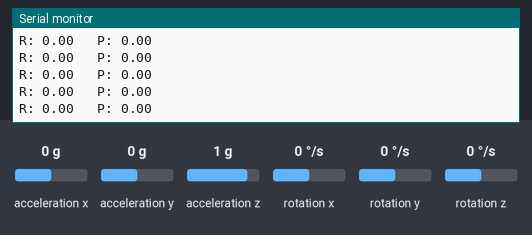
The sketch below on a simulated Arduino Uno, built with avr-gcc and run on an emulated ATmega328P. Parts: the last lines printed to the serial monitor. Wiring (inferred from the names in the program): MPU-6050 motion sensor at I2C address 0x68. The test bench sets the inputs (shaded band); at power-on: acceleration x 0 g, acceleration y 0 g, rotation y 0 °/s, rotation z 0 °/s, acceleration z 1 g, rotation x 0 °/s.

Above: at 2.0 s.
2.1 s: acceleration x set to -1.4 g
At 3.0 s:
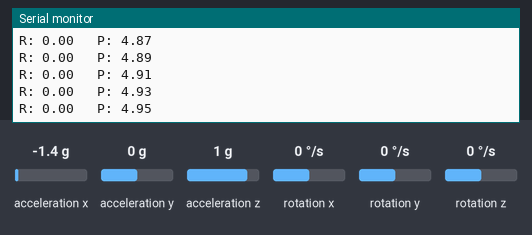
5.1 s: acceleration y set to -1.4 g
At 5.9 s:
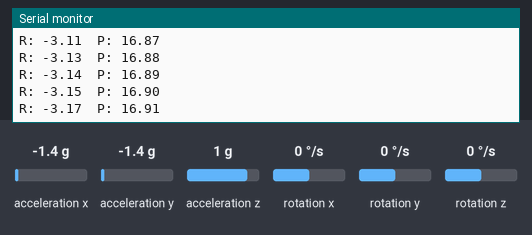
6.6 s: rotation y set to -192 °/s
At 7.1 s:
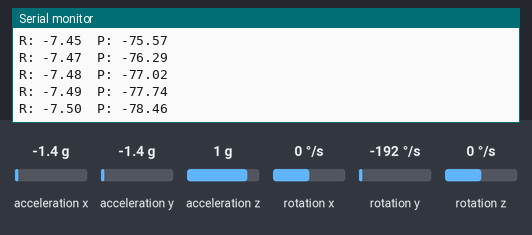
8.1 s: rotation z set to -192 °/s
At 8.8 s:
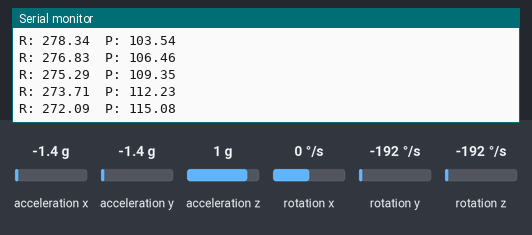
Timing chart, 0 to 10.4 s (numbered marks = the images above; inputs shaded):
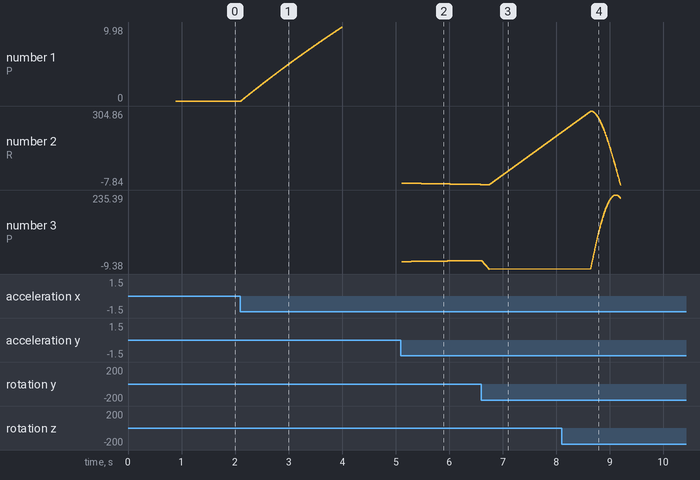

The sketch:

MPU6050.ino
```cpp
#include "mpu.h"
#include <Wire.h>                       // Include the Wire.h library so we can communicate with the gyro.

MPU mpu;
float roll = 0.0, pitch = 0.0, roll_output = 0, pitch_output = 0, roll_acc = 0.0, pitch_acc = 0.0;
float gyro_roll = 0.0, gyro_pitch = 0.0, gyro_yaw = 0.0;
long ax, ay, az, acc_total;
float gx, gy, gz;
int count = 0;
int time1 = 0;

void setup() {
    Serial.begin(57600);

    Wire.begin();

    int status = mpu.begin();
    if (status < 0) {
        Serial.println("MPU initialization failed.");
        while (1){}
    }
    mpu.setGyroRange(MPU::GYRO_RANGE_500DPS);
	  mpu.setAccRange(MPU::ACC_RANGE_8G);
	  mpu.setDLPFBandwidth(MPU::DLPF_BANDWIDTH_41HZ);
	  delay(10);

	//计算 MPU gyro 误差
	  mpu.calibrateGyro();
    time1 = micros();
}

void loop() {
  mpu.readSensor();
	// 加速度（不用 long 求合加速度会溢出）
	ax = mpu.getAccX();
	ay = mpu.getAccY();
	az = mpu.getAccZ();
	// 螺旋仪
	gx = mpu.getGyroX();
	gy = mpu.getGyroY();
	gz = mpu.getGyroZ();
	// output_MPU(ax, ay, az, gx, gy, gz);

	// more info @see https://www.jianshu.com/p/1c208df3cfc8
	// MPU6050 数据寄存器是一个 16 位的，最高位是符号位，故而数据寄存器的输出范围 -7FFF~7FFF,也就是 -32767~32767。
	// 所以 gyro LBS（最小有效位）= 32767 / range = 32767 / 500 = 65.5
	// 本算法采用对 gyro 进行 PID 控制

	// 0.0000611 = 1 / 250Hz * 65.5
	roll += gx * 0.0000611;
	pitch += gy * 0.0000611;

	// 0.000001066 = 0.0000611 * (3.142(PI) / 180deg)
	roll += pitch * sin(gz * 0.000001066);
	pitch -= roll * sin(gz * 0.000001066);

	// angle will drift
	acc_total = sqrt((ax*ax)+(ay*ay)+(az*az));

	// Calculate the roll angle.
	if (abs(ay) < acc_total){ roll_acc = asin((float)ay/acc_total) * 57.296; }
	// Calculate the pitch angle.
	if (abs(ax) < acc_total){ pitch_acc = asin((float)ax/acc_total) * -57.296; }

	// Place the MPU-6050 spirit level and note the values in the following two lines for calibration.
	roll_acc -= 0; pitch_acc -= 0;

  if (count == 0) {
    pitch = pitch_acc;
    roll = roll_acc;
    count++;
  } else {
    // Correct the drift of the gyro roll angle with the accelerometer roll angle.
    roll = roll * 0.9996 + roll_acc * 0.0004;
    pitch = pitch * 0.9996 + pitch_acc * 0.0004;
  }
	roll_output = roll_output * 0.9 + roll * 0.1;
  pitch_output = pitch_output * 0.9 + pitch * 0.1;
  outputMidVal(roll, pitch);
  while (micros() - time1 < 4000);
  time1 = micros();
}

void outputMidVal(float roll, float pitch){
	// float RInteg = pidController.getRollInteg(PIDController::ANGLE);
	// float RDeriv = pidController.getRollDeriv(PIDController::ANGLE);
	// float PInteg = pidController.getPitchInteg(PIDController::ANGLE);
	// float PDeriv = pidController.getPitchDeriv(PIDController::ANGLE);
	// float YError = pidController.getYawError(PIDController::RATE);
	// float YInteg = pidController.getYawInteg(PIDController::RATE);
	// float YDeriv = pidController.getYawDeriv(PIDController::RATE);

	// Serial.print("PWM: ");		Serial.print(channels[INDEX_PWM]);
	// if (channels[INDEX_PWM] < 1000){ Serial.print("   "); } else { Serial.print("  "); }

	Serial.print("R: ");		Serial.print(roll, 2);		printSpace(roll);
	// Serial.print("RError: "); 	Serial.print(targetRoll - roll, 2);	printSpace(targetRoll - roll);
	// Serial.print("RInteg: ");	Serial.print(RInteg, 2);	printSpace(RInteg);
	// Serial.print("RDeriv: ");	Serial.print(RDeriv, 2);	printSpace(RDeriv);
	// Serial.print("RCORR: ");	Serial.print(rollCORR, 2);	Serial.print("   ");

	Serial.print("P: ");		Serial.print(pitch, 2);		printSpace(pitch);
	// Serial.print("PError: "); 	Serial.print(targetPitch - pitch, 2);	printSpace(targetPitch - pitch);
	// Serial.print("PInteg: ");	Serial.print(PInteg, 2);	printSpace(PInteg);
	// Serial.print("PDeriv: ");	Serial.print(PDeriv, 2);	printSpace(PDeriv);
	// Serial.print("PCORR: ");	Serial.print(pitchCORR, 2);	Serial.print("   ");

	// Serial.print("gz: ");		Serial.print(gz, 2);		printSpace(gz);
	// Serial.print("YError: ");	Serial.print(YError, 2);	printSpace(YError);
	// Serial.print("YInteg: ");	Serial.print(YInteg, 2);	printSpace(YInteg);
	// Serial.print("YDeriv: ");	Serial.print(YDeriv, 2);	printSpace(YDeriv);
	// Serial.print("YCORR: ");	Serial.print(yawCORR, 2);	Serial.print("   ");

	//for (int i = 0; i < 4; i++){ Serial.print(ESC_PWM[i]); Serial.print(",  "); }
	Serial.println("");
}

void printSpace(float val){
	if (val < 0){
		if (abs(val) > 10){ Serial.print(" "); }
		else { Serial.print("  "); }
	}
	else {
		if (abs(val) > 10){ Serial.print("  "); }
		else { Serial.print("   "); }
	}
}

void output_MPU(float ax, float ay, float az, float gx, float gy, float gz){
  Serial.print("ax: "); Serial.print(ax); Serial.print("  ");
  Serial.print("ay: "); Serial.print(ay); Serial.print("  ");
  Serial.print("az: "); Serial.print(az); Serial.print("  "); Serial.print(" \t");
  Serial.print("gx: "); Serial.print(gx); Serial.print("  ");
  Serial.print("gy: "); Serial.print(gy); Serial.print("  ");
  Serial.print("gz: "); Serial.print(gz); Serial.print("  "); Serial.println("");
}
```

mpu.cpp
```cpp
#include <Wire.h>

#include "mpu.h"

/*
 * More config info @see https://www.invensense.com/wp-content/uploads/2015/02/MPU-6000-Register-Map1.pdf
 */

#define MPU_ADDRESS 0x68
#define GYRO_CONFIG 0x1B
#define ACC_CONFIG  0x1C
#define DLPF_CONFIG	0x1A

#define COUNT_calibrate	500

MPU::MPU(){
	gyro_offset[INDEX_X] = 0;
	gyro_offset[INDEX_Y] = 0;
	gyro_offset[INDEX_Z] = 0;
}

int MPU::begin(){
    Wire.beginTransmission(MPU_ADDRESS);	// Start communication with the address found during search.
	Wire.write(0x6B);                   	// We want to write to the PWR_MGMT_1 register (6B hex)
	Wire.write(0x00);                   	// Set the register bits as 00000000 to activate the MPU
	Wire.endTransmission();             	// End the transmission with the MPU.

    // 默认 gyro range 为 500dps
	Wire.beginTransmission(MPU_ADDRESS);
	Wire.write(GYRO_CONFIG);                // We want to write to the GYRO_CONFIG register (1B hex)
	Wire.write(0x08);                   	// Set gyro full scale as 00001000 (500dps)
	Wire.endTransmission();

    // 默认 acc range 为 ±8g
	Wire.beginTransmission(MPU_ADDRESS);
	Wire.write(ACC_CONFIG);                 // We want to write to the ACCEL_CONFIG register (1A hex)
	Wire.write(0x10);                   	// Set acc full scale range as 00010000 (+/- 8g)
	Wire.endTransmission();

	// 测试数值是否正确写入
	Wire.beginTransmission(MPU_ADDRESS);
	Wire.write(GYRO_CONFIG);                // Start reading @ register 0x1B
	Wire.endTransmission();
	Wire.requestFrom(MPU_ADDRESS, 1);   	// Request 1 bytes from the MPU
	while (Wire.available() < 1);       	// Wait until the 6 bytes are received
	if (Wire.read() != 0x08) {
		return -1;
	}

	Wire.beginTransmission(MPU_ADDRESS);
	Wire.write(0x1A);                   	// We want to write to the CONFIG register (1A hex)
	Wire.write(0x03);                   	// Set Digital Low Pass Filter as 00000011 (~43Hz)
	Wire.endTransmission();

    return 1;
}

void MPU::setGyroRange(GyroRange range){
    Wire.beginTransmission(MPU_ADDRESS);
	Wire.write(GYRO_CONFIG);
    switch (range){
        case GYRO_RANGE_250DPS:
			Wire.write(0x00);
            break;
        case GYRO_RANGE_500DPS:
			Wire.write(0x08);
			break;
		case GYRO_RANGE_1000DPS:
			Wire.write(0x10);
			break;
		case GYRO_RANGE_2000DPS:
			Wire.write(0x18);
			break;
    }
    Wire.endTransmission();
}

void MPU::setAccRange(AccRange range){
    Wire.beginTransmission(MPU_ADDRESS);
	Wire.write(ACC_CONFIG);
    switch (range){
        case ACC_RANGE_2G:
			Wire.write(0x00);
            break;
        case ACC_RANGE_4G:
			Wire.write(0x08);
			break;
		case ACC_RANGE_8G:
			Wire.write(0x10);
			break;
		case ACC_RANGE_16G:
			Wire.write(0x18);
			break;
    }
    Wire.endTransmission();
}

void MPU::setDLPFBandwidth(DLPFBandwidth bandwidth){
    Wire.beginTransmission(MPU_ADDRESS);
	Wire.write(DLPF_CONFIG);
    switch (bandwidth){
		case DLPF_BANDWIDTH_184HZ:
			Wire.write(0x01);
			break;
		case DLPF_BANDWIDTH_92HZ:
			Wire.write(0x02);
			break;
		case DLPF_BANDWIDTH_41HZ:
			Wire.write(0x03);
			break;
		case DLPF_BANDWIDTH_20HZ:
			Wire.write(0x04);
			break;
        case DLPF_BANDWIDTH_10HZ:
			Wire.write(0x05);
			break;
    }
    Wire.endTransmission();
}

void MPU::readSensor(){
	Wire.beginTransmission(MPU_ADDRESS);
	Wire.write(0x3B);
	Wire.endTransmission();
	Wire.requestFrom(MPU_ADDRESS, 14);
	while (Wire.available() < 14);
	// Read high and low part of the angular data.
	acc_axis[INDEX_X] = Wire.read()<<8|Wire.read();
	acc_axis[INDEX_Y] = Wire.read()<<8|Wire.read();
	acc_axis[INDEX_Z] = Wire.read()<<8|Wire.read();
	temperature = Wire.read()<<8|Wire.read();
	gyro_axis[INDEX_X] = Wire.read()<<8|Wire.read();
	gyro_axis[INDEX_Y] = Wire.read()<<8|Wire.read();
	gyro_axis[INDEX_Z] = Wire.read()<<8|Wire.read();
}

void MPU::calibrateGyro(){
	gyro_offset[INDEX_X] = 0;
	gyro_offset[INDEX_Y] = 0;
	gyro_offset[INDEX_Z] = 0;
	for (int i=0; i<COUNT_calibrate; i++){
		readSensor();
		gyro_offset[INDEX_X] += gyro_axis[INDEX_X];
		gyro_offset[INDEX_Y] += gyro_axis[INDEX_Y];
		gyro_offset[INDEX_Z] += gyro_axis[INDEX_Z];
	}
	gyro_offset[INDEX_X] /= COUNT_calibrate;
	gyro_offset[INDEX_Y] /= COUNT_calibrate;
	gyro_offset[INDEX_Z] /= COUNT_calibrate;
}
```

mpu.h
```cpp
#ifndef __mpu_h__
#define __mpu_h__

#define INDEX_X		0
#define INDEX_Y		1
#define INDEX_Z		2

/*
 * 读取 MPU 元件
 * 读取方式：I2C
 */
class MPU {
    public:
        enum GyroRange {
			GYRO_RANGE_250DPS,
			GYRO_RANGE_500DPS,
			GYRO_RANGE_1000DPS,
			GYRO_RANGE_2000DPS
		};
        enum AccRange {
			ACC_RANGE_2G,
			ACC_RANGE_4G,
			ACC_RANGE_8G,
			ACC_RANGE_16G
		};
		enum DLPFBandwidth {
			DLPF_BANDWIDTH_184HZ,
			DLPF_BANDWIDTH_92HZ,
			DLPF_BANDWIDTH_41HZ,
			DLPF_BANDWIDTH_20HZ,
			DLPF_BANDWIDTH_10HZ,
		};
        MPU();
        int begin();
		// 设置陀螺仪满量程范围
        void setGyroRange(GyroRange range);
		// 设置加速度满量程范围
        void setAccRange(AccRange range);
		// set the programmable Digital Low Pass Filter (DLPF) bandwidth
        void setDLPFBandwidth(DLPFBandwidth bandwidth);
		void readSensor();
		// 校准 gyro，计算得 gyro_offset
		void calibrateGyro();
		float getGyroX(){ return gyro_axis[INDEX_X] - gyro_offset[INDEX_X]; }
		float getGyroY(){ return gyro_axis[INDEX_Y] - gyro_offset[INDEX_Y]; }
		float getGyroZ(){ return gyro_axis[INDEX_Z] - gyro_offset[INDEX_Z]; }
		float getGyroX_Offset(){ return gyro_offset[INDEX_X]; }
		float getGyroY_Offset(){ return gyro_offset[INDEX_Y]; }
		float getGyroZ_Offset(){ return gyro_offset[INDEX_Z]; }
		int getAccX(){ return acc_axis[INDEX_X]; }
		int getAccY(){ return acc_axis[INDEX_Y]; }
		int getAccZ(){ return acc_axis[INDEX_Z]; }
    private:
		int acc_axis[4], gyro_axis[4];
		long gyro_offset[4];
		int temperature;
};

#endif
```

Measured:
- after the input at 2.1 s, the serial monitor: prints a new line at once (image 1)
- plotted number 1: 0 → 9.98 after the input at 2.1 s
